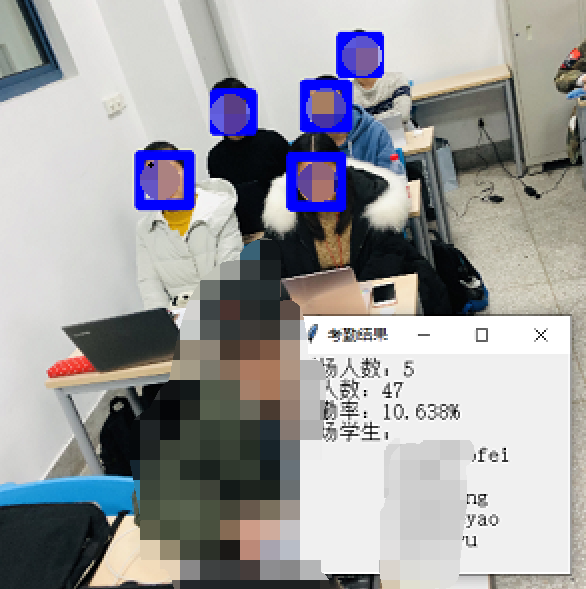
#> input picture face_demo_image.png, 586 x 589 px, found by its file name; its folder holds only this picture in this run
$ python test.py
#> lines starting #> are read from the running program, lines starting #| are printed output that depends on the picture; pictures that were not available may be replaced by others from this repository, and a replacement may not be noted
### FaceNet.py
# coding: utf-8

# ================================
# FaceNet人脸识别
# SEU-PR // R.YY & Z.HF & Z.X
# ================================

from keras_facenet import FaceNet
import cv2
import os
import numpy as np

IGNORE_THRESHOLD = 1.  # 距离阈值，若最小距离大于该阈值，舍去该脸


class FaceNetWrap:
  def __init__(self, callback=None):
    self.file_list = os.listdir('./dataset/train')
    self.faces = []
    self.names = []  # faces - names相同下标位置一一对应
    for file in self.file_list:
      self.faces.append(convert_gray_to_bgr_use_path(os.path.join('./dataset/train', file)))
      self.names.append(file.split('.')[0].split('-')[1])
    self.embedder = FaceNet()
    self.embeddings = self.embedder.embeddings(self.faces)
    if callback:
      callback()

  def get_embedding(self, img):
    embeddings_test = self.embedder.embeddings([img])
    return embeddings_test[0]

  # 返回匹配人名和距离、照片
  # [6 lines left out: function get_best_fit, not called in this run]


# 灰度图转三通道图，FaceNet要求
def convert_gray_to_bgr_use_path(path):
#> called with path = './dataset/train/face_demo_image.png'
  img = cv2.imread(path, cv2.IMREAD_GRAYSCALE)
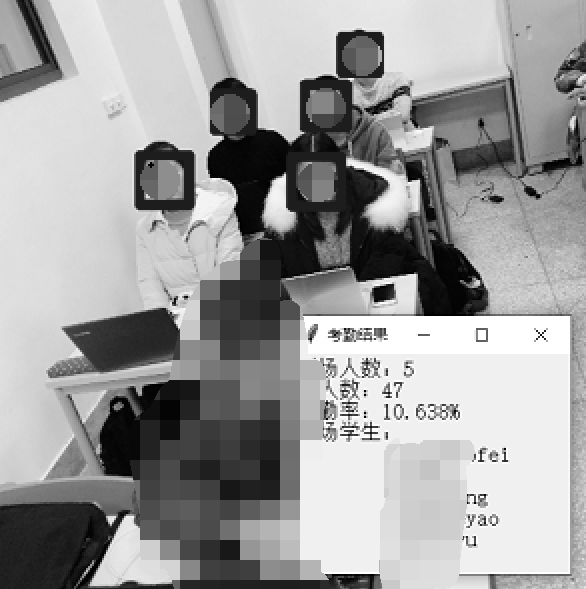
#> img: shape (589, 586); min 0, max 255, mean 157.6
  img = cv2.resize(img, (100, 100))
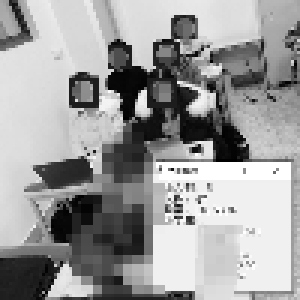
#> img: shape (100, 100) (shown 3 times larger); min 0, max 255, mean 157.1
  img = cv2.equalizeHist(img)
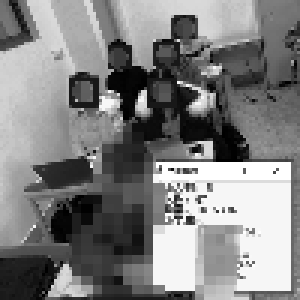
#> img: shape (100, 100) (shown 3 times larger); min 0, max 255, mean 129.5
  img = cv2.cvtColor(img, cv2.COLOR_GRAY2BGR)
#> img: shape (100, 100, 3)
  return img


# [13 lines left out: functions convert_gray_to_bgr_use_img, get_L2_norm_squared, not called in this run]

### test.py
# coding: utf-8

# ================================
# 测试在测试集上的工作能力
# SEU-PR // R.YY & Z.HF & Z.X
# ================================


import cv2
from FaceNet import FaceNetWrap, convert_gray_to_bgr_use_img, IGNORE_THRESHOLD
import os

helper: FaceNetWrap = None
result = []
ok = 0
filelist = os.listdir('./dataset/test2')
images = []
labels = []


def init():
  global helper
  helper = FaceNetWrap()


#> (the run stopped early here; a loop or call above may not have finished)
